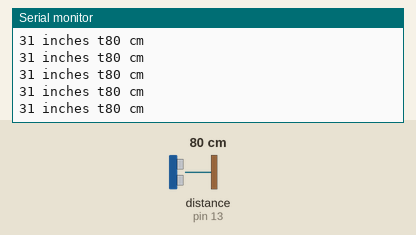
Recording of a sketch running on a simulated Arduino Nano, built with avr-gcc and run on an emulated ATmega328P. Parts: the last lines printed to the serial monitor. Wiring (inferred from the names in the program): ultrasonic range finder: trigger pin 12; echo pin 13. Inputs (shaded band) come from the test bench; at power-on: distance to the obstacle (sensor on pin 13) 80 cm. The echo pulse lasts 58.3 µs per cm.

Above: at 1.2 s.
1.3 s: distance to the obstacle (sensor on pin 13) set to 120 cm
At 1.49 s:
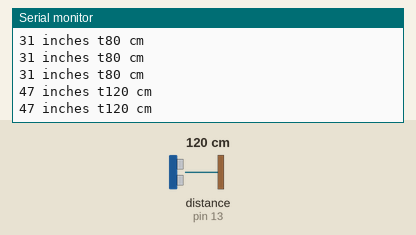
4.3 s: distance to the obstacle (sensor on pin 13) set to 35 cm
At 4.3 s:
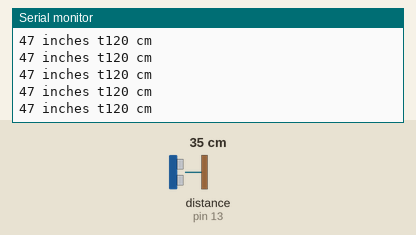
7.3 s: distance to the obstacle (sensor on pin 13) set to 250 cm
At 7.4 s:
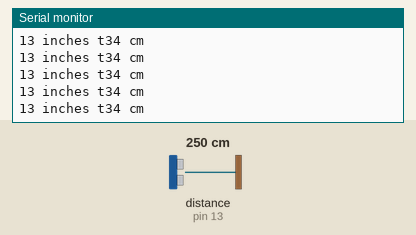
Timing chart, 0 to 10.3 s (numbered marks = the images above; inputs shaded):
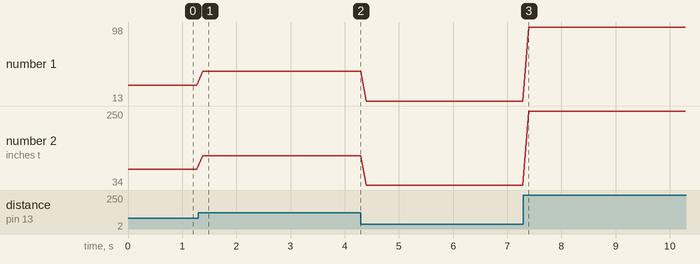

The sketch:

Ultrasonic.ino
```cpp
// took example code from https://srituhobby.com/ultrasonic-sensor-with-arduino-nano-how-does-work-ultrasonic-sensor/
void setup() {
  pinMode(12, OUTPUT);//define arduino pin
  pinMode(13, INPUT);//define arduino pin
  Serial.begin(9600);//enable serial monitor

}
void loop() {
  //pulse output
  digitalWrite(12, LOW);
  delayMicroseconds(4);
  digitalWrite(12, HIGH);
  delayMicroseconds(10);
  digitalWrite(12, LOW);

  long t = pulseIn(13, HIGH);//input pulse and save it veriable

  long inches = t / 74 / 2; //time convert distance
  long cm = t / 29 / 2; //time convert distance
  String inch = " inches t";
  String CM = " cm";

  Serial.print(inches +inch);//print serial monitor inches
  Serial.println(cm +CM);//print serial monitor cm
  Serial.println();//print space
  delay(100);//delay
}
```

Measured:
- after the input at 1.3 s, the serial monitor: prints a new line after 0.08 s (image 1)
- plotted number 1: 31 → 47 after the input at 1.3 s, 47 → 13 after the input at 4.3 s, 13 → 98 after the input at 7.3 s
- plotted number 2: 80 → 120 after the input at 1.3 s, 120 → 34 after the input at 4.3 s, 34 → 250 after the input at 7.3 s
